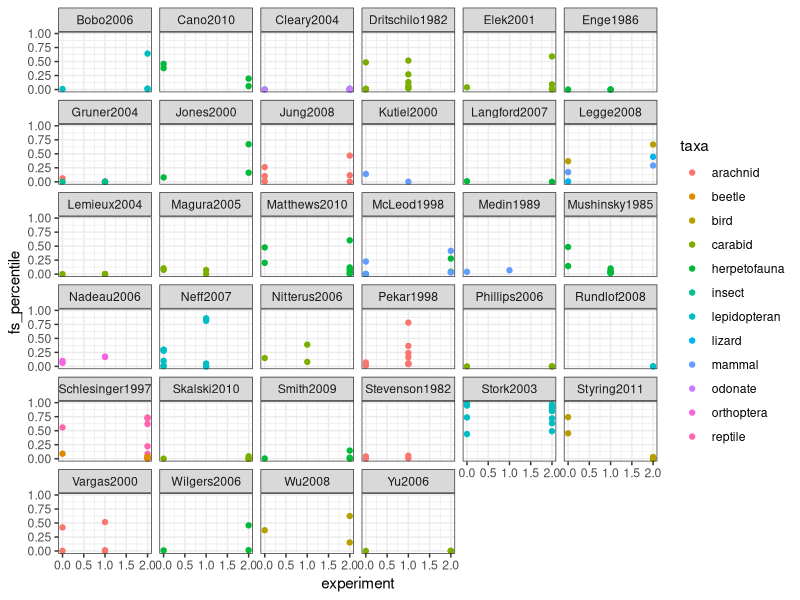
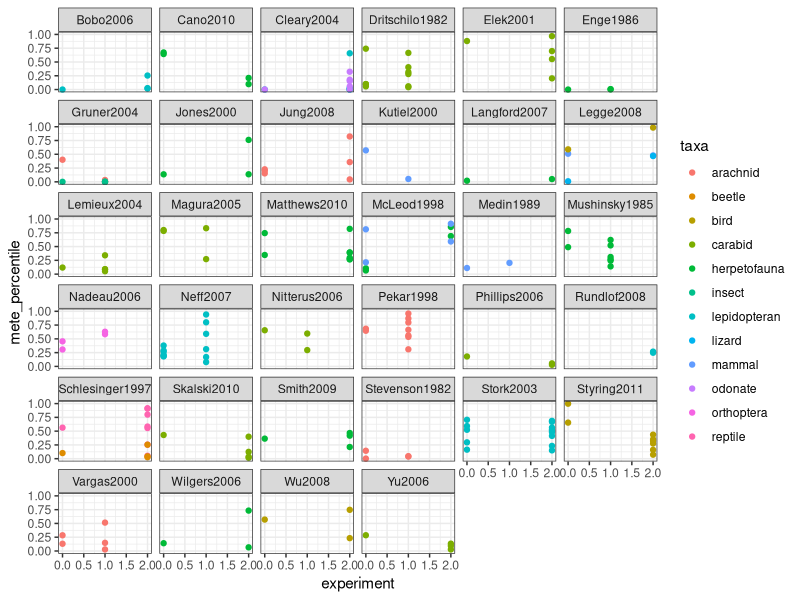
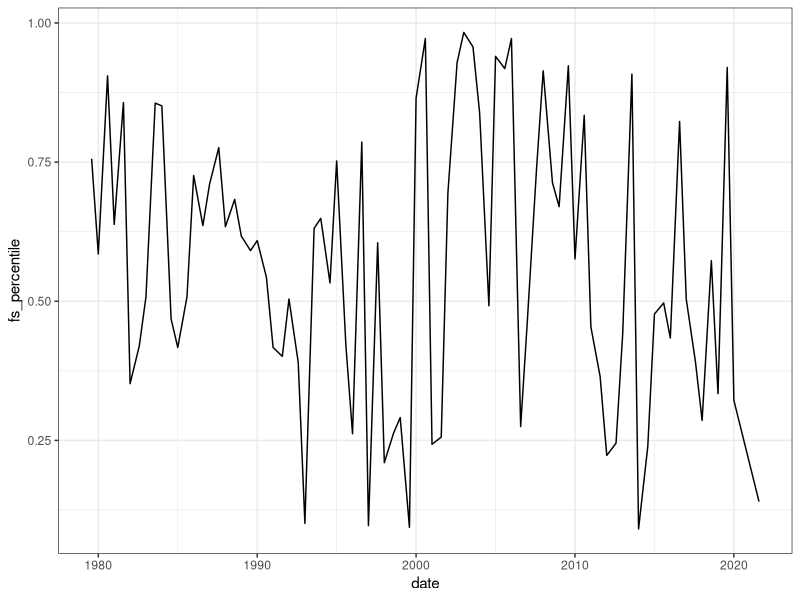
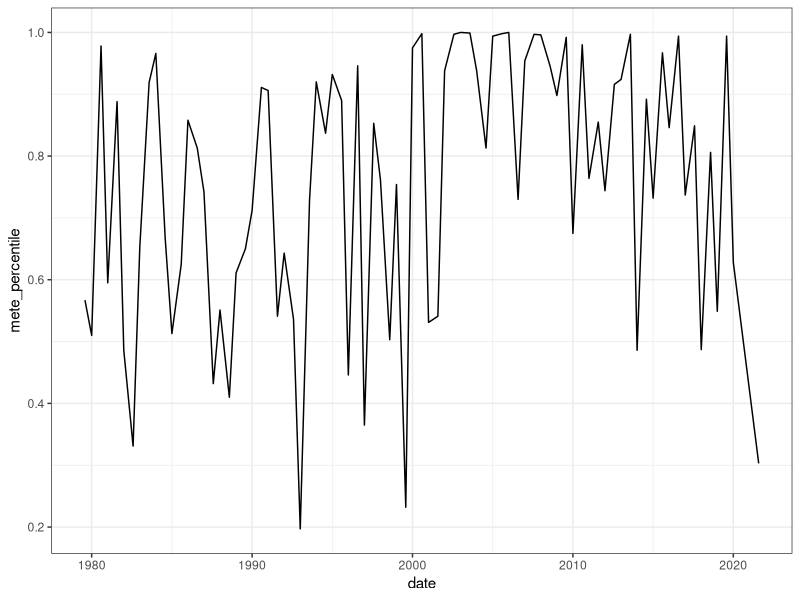

Recreate these plots in R, in order.
## ---- chunk 1
knitr::opts_chunk$set(echo = TRUE)
## ---- chunk 2
library(dplyr)
library(ggplot2)
theme_set(theme_bw())
data = read.csv(here::here("results", "macd_results.csv"))


ggplot(data, aes(experiment, fs_percentile, color = taxa)) +
  geom_point() +
  facet_wrap(vars(referenceID))


ggplot(data, aes(experiment, mete_percentile, color = taxa)) +
  geom_point() +
  facet_wrap(vars(referenceID))

## ---- chunk 3

data = read.csv(here::here("results", "portal_rodent_results.csv"))

data <- data %>% mutate(month = ifelse(substr(siteID, 0, 1) == "w", "01", "08"),
                        year = (substr(siteID, 7, 11)),
                        day = "01") %>%
  mutate(date = paste(year, month, day, sep = "-")) %>%
  mutate(date =as.Date(date))



ggplot(data, aes(date, fs_percentile)) +
  geom_line() 


ggplot(data, aes(date, mete_percentile)) +
  geom_line()


